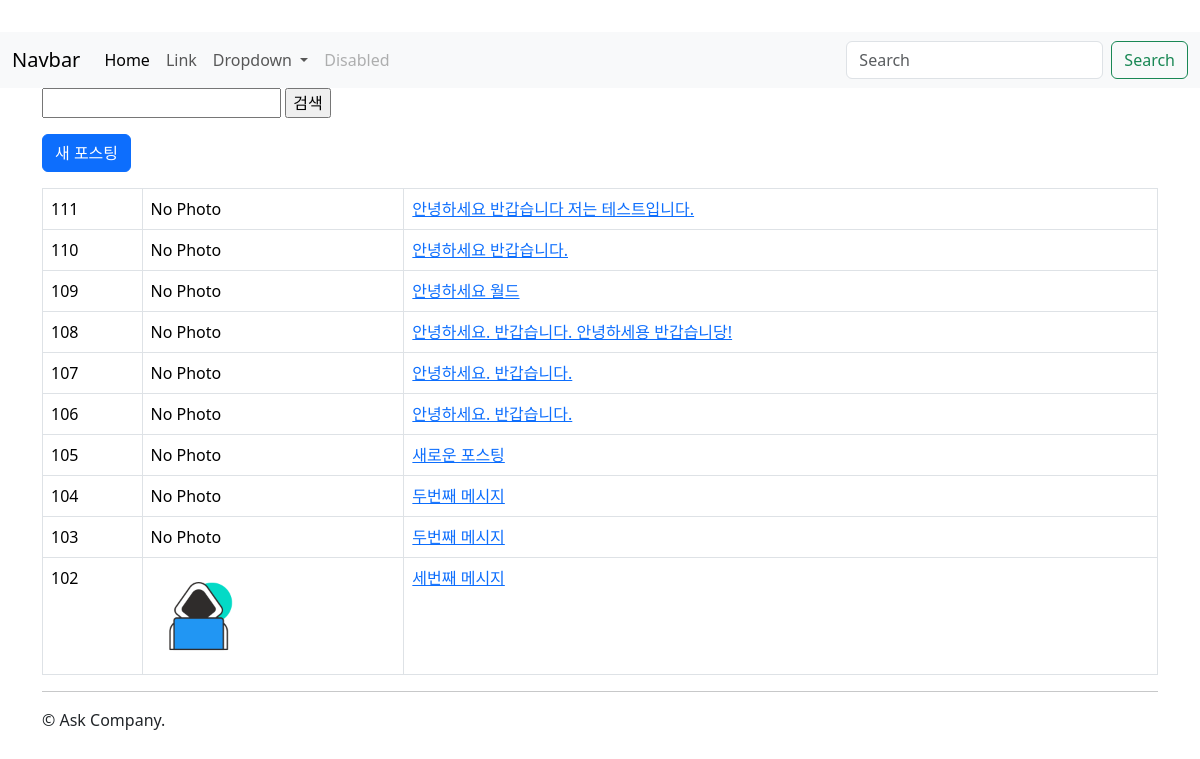
The page /instagram/ (signed in) on the database as committed earlier.
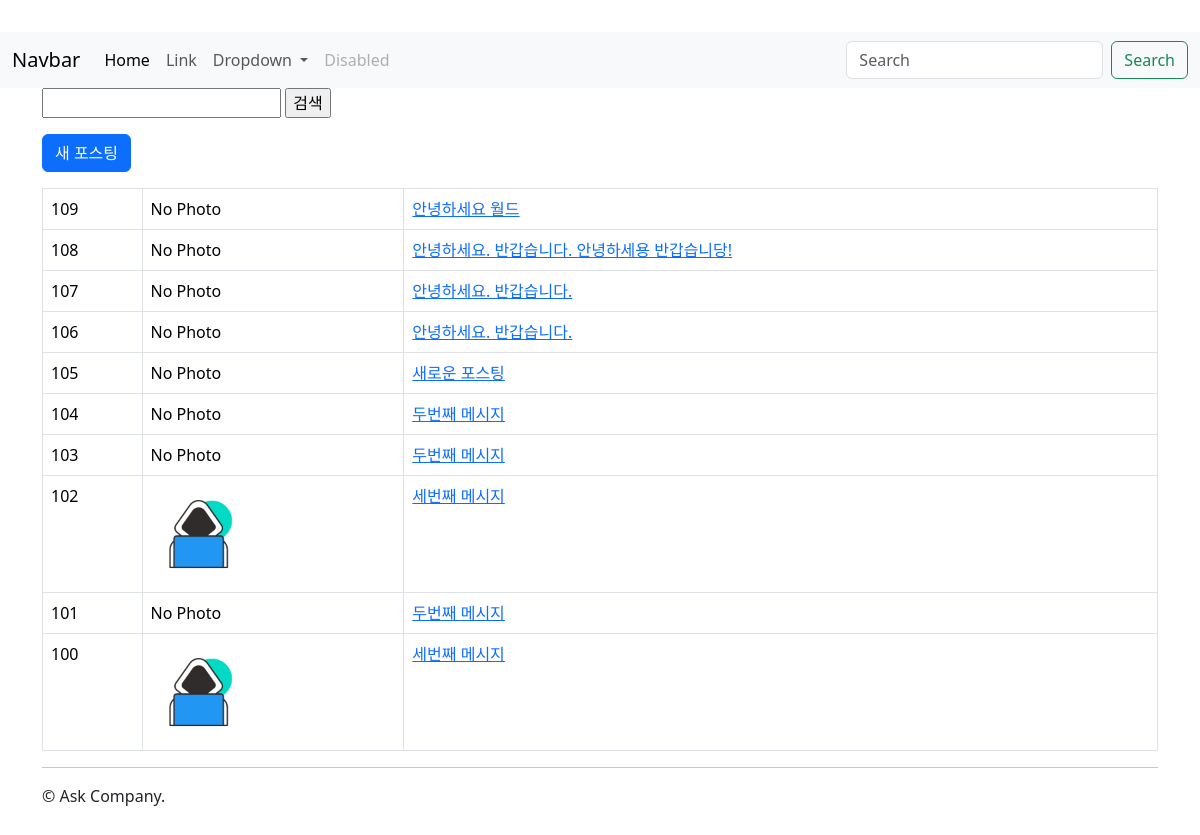
The same page on the database as committed later.
### instagram/models.py (models this page shows, shortened)
class Post(models.Model):
    author = models.ForeignKey(settings.AUTH_USER_MODEL, on_delete = models.CASCADE)
    message = models.TextField(
        validators=[MinLengthValidator(10)]
        )
    photo = models.ImageField(blank=True, upload_to='instagram/post/%Y/%m/%d')
    tag_set = models.ManyToManyField('Tag', blank=True)
    is_public = models.BooleanField(default=False, verbose_name='공개여부')
    created_at = models.DateTimeField(auto_now_add=True)
    updated_at = models.DateTimeField(auto_now=True)
    def get_absolute_url(self):
        return reverse('instagram:post_detail', args=[self.pk])
    class Meta:
        ordering = ['-id']
    def message_length(self):
        return f'{len(self.message)} 글자'
    message_length.short_description = "메세지 글자수"

### instagram/views.py (the view)
class PostListView(LoginRequiredMixin, ListView):
    model = Post
    paginate_by = 10

### instagram/templates/instagram/post_list.html (shortened to what this page needs)
{% extends "instagram/layout.html" %}
{% load bootstrap4 %}
{% block content %}
    <form action="" method="get">
        <input type="text" name="q" value="{{ q }}"/>
        <input type="submit" value="검색"/>
    </form>
    <a href="{% url 'instagram:post_new' %}" class="btn btn-primary btn-block mt-3 mb-3 ">
        새 포스팅
    </a>
    <table class="table table-bordered table-hover">
        <tbody>
            {% for post in post_list %}
            <tr>
                <td>
                    {{ post.pk }}
                </td>
                <td>
                    {% if post.photo %}
                        <img src="{{ post.photo.url }}" style="width: 100px;"/>
                    {% else %}
                        No Photo
                    {% endif %}
                </td>
                <td>
                    <a href="{{ post.get_absolute_url }}">
                        {{ post.message }}
                    </a>
                </td>
            </tr>
            {% endfor %}
        </tbody>
    </table>
{% endblock content %}

### instagram/templates/instagram/layout.html (shortened to what this page needs)
{% load bootstrap4 static %}
<!doctype html>
<html lang="ko">
    <head>
        <link rel="stylesheet" href="{% static 'bootstrap-5.3.2-dist/css/bootstrap.css' %}" />
    </head>
    <body>
        <nav class="navbar navbar-expand-lg bg-body-tertiary">
            <div class="container-fluid">
                <a class="navbar-brand" href="#">Navbar</a>
                <div class="collapse navbar-collapse" id="navbarSupportedContent">
                <ul class="navbar-nav me-auto mb-2 mb-lg-0">
                    <li class="nav-item">
                    <a class="nav-link active" aria-current="page" href="#">Home</a>
                    </li>
                    <li class="nav-item">
                    <a class="nav-link" href="#">Link</a>
                    </li>
                    <li class="nav-item dropdown">
                    <a class="nav-link dropdown-toggle" href="#" role="button" data-bs-toggle="dropdown" aria-expanded="false">
                        Dropdown
                    </a>
                    </li>
                    <li class="nav-item">
                    <a class="nav-link disabled" aria-disabled="true">Disabled</a>
                    </li>
                </ul>
                <form class="d-flex" role="search">
                    <input class="form-control me-2" type="search" placeholder="Search" aria-label="Search">
                    <button class="btn btn-outline-success" type="submit">Search</button>
                </form>
                </div>
            </div>
            </nav>
<div class="container">
    <div class="row">
        <div class="col-sm-12">
                {% block content %}
                {% endblock content %}
            <hr/>
            &copy; Ask Company.
        </div>
    </div>
</div>
    </body>
</html>

### instagram/templates/instagram/layout.html (style rules this page uses)
body { padding-top: 2rem; padding-bottom: 2rem; }

Rows that differ between the two databases and show on the page:
removed Post: pk "111", photo "No Photo", message "안녕하세요 반갑습니다 저는 테스트입니다."
removed Post: pk "110", photo "No Photo", message "안녕하세요 반갑습니다."
now on this page (row unchanged): Post: pk "101", photo "No Photo", message "두번째 메시지"
now on this page (row unchanged): Post: pk "100", photo (picture), message "세번째 메시지"
